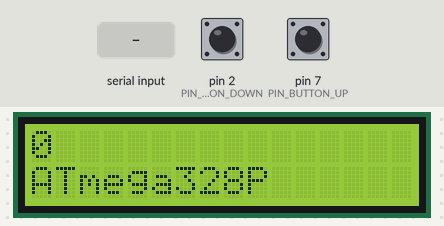
Simulated run of this sketch. Board: Arduino Uno, built with avr-gcc and run on an emulated ATmega328P. On the bench: 16×2 character LCD. The test bench sets the inputs (shaded band); at power-on: pin 2 (PIN_BUTTON_DOWN) HIGH, pin 7 (PIN_BUTTON_UP) HIGH. The modem accepts every AT command (registered, SIM ready, sends succeed) and sends nothing else; what the sketch prints to the serial monitor is not drawn.

Above: at 1.2 s.
1.3 s: pin 2 (PIN_BUTTON_DOWN) pulled LOW for 0.15 s
At 1.9 s:
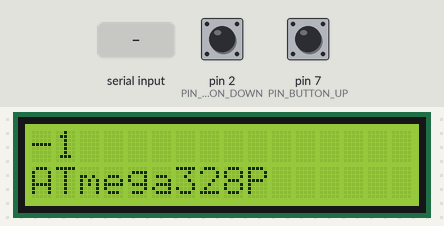
2.9 s: "90,45;" received over the second serial link
At 4.3 s:
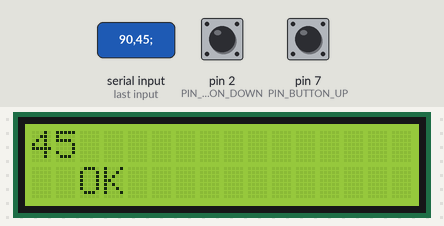
5.4 s: pin 7 (PIN_BUTTON_UP) pulled LOW for 0.15 s
At 6.2 s:
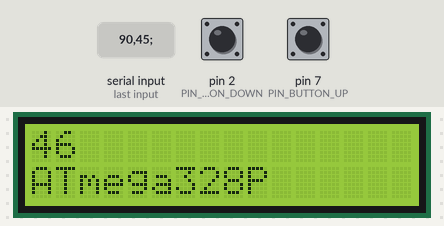
7.0 s: "30,150;" received over the second serial link
At 8.7 s:
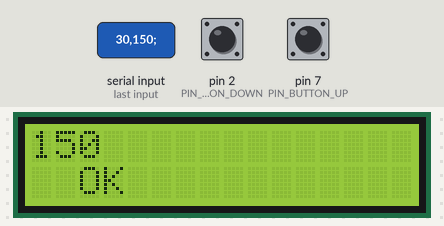
9.5 s: pin 2 (PIN_BUTTON_DOWN) pulled LOW for 1 s
At 10.6 s:
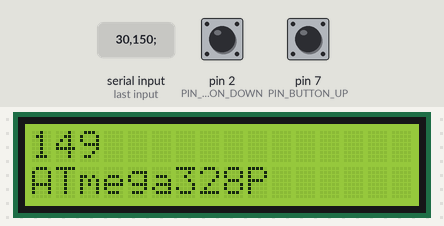
12.0 s: pin 7 (PIN_BUTTON_UP) pulled LOW for 3.2 s
At 14.2 s:
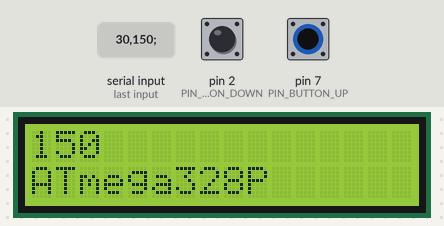
Timing chart, 0 to 15.7 s (numbered marks = the images above; inputs shaded):
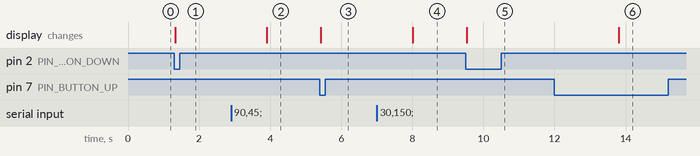

Measured:
- after the input at 1.3 s, the display: changes at once (image 1)
- after the input at 2.9 s, the display: changes after 1.0 s (image 2)
- after the input at 5.4 s, the display: changes at once (image 3)
- after the input at 7.0 s, the display: changes after 1.0 s (image 4)
- after the input at 9.5 s, the display: changes at once (image 5)
- after the input at 12.0 s, the display: changes after 1.8 s (image 6)

The sketch:

main.ino
```cpp
#include "main.h"
#include "Input.h"
#include "Display.h"
#include "Messaging.h"

int counter = 0;

Logger logger = Logger();
Input input = Input();
Display display = Display();
Messaging messaging = Messaging(&logger);

void setup() {
    logger.setup();
    display.setup();
    input.setup();
    messaging.setup();

    display.count(counter, "ATmega328P");
}

void loop() {
    inputCommand();
    messageCommand();
}

void inputCommand() {
    int command = input.read();

    if (command == COMMAND_NONE) return;

    counter += command;
    logger.println("Input:", counter);
    display.count(counter, "ATmega328P");
    messaging.send(command, counter);

    delay(250); // Prevent multiple registrations
}

void messageCommand() {
    String msgDevice;
    int msgCounter;
    int command = messaging.receive(msgDevice, msgCounter);

    if (command == COMMAND_NONE) return;

    counter = msgCounter;

    logger.println("Message:", counter);
    display.count(counter, msgDevice);
}
```

Display.cpp
```cpp
#include "main.h"
#include "Display.h"
#include <LiquidCrystal.h>

LiquidCrystal lcd(
    PIN_LCD_RS,
    PIN_LCD_ENABLE,
    PIN_LCD_D4,
    PIN_LCD_D5,
    PIN_LCD_D6,
    PIN_LCD_D7);

void Display::setup() {
    pinMode(PIN_LCD_RS, OUTPUT);
    pinMode(PIN_LCD_ENABLE, OUTPUT);
    pinMode(PIN_LCD_D4, OUTPUT);
    pinMode(PIN_LCD_D5, OUTPUT);
    pinMode(PIN_LCD_D6, OUTPUT);
    pinMode(PIN_LCD_D7, OUTPUT);

    lcd.begin(LCD_NUM_COLUMNS, LCD_NUM_ROWS);
    lcd.noCursor();
}

void Display::count(int counter, String device) {
    lcd.clear();
    lcd.setCursor(0, 0);
    lcd.print(counter);
    lcd.setCursor(0, 1);
    lcd.print(device);
}

void Display::set(int counter) {
    lcd.clear();
    lcd.print(counter);
}
```

Display.h
```cpp
#ifndef __Display_h
#define __Display_h

class Display {
    public:
        void setup();
        void count(int counter, String device);
        void set(int counter);
};

#endif
```

Input.cpp
```cpp
#include "main.h"
#include "Input.h"

void Input::setup() {
    pinMode(PIN_BUTTON_UP, INPUT_PULLUP);
    pinMode(PIN_BUTTON_DOWN, INPUT_PULLUP);
}

int Input::read() {
    if (digitalRead(PIN_BUTTON_UP) == 0) {
        return COMMAND_UP;
    }

    if (digitalRead(PIN_BUTTON_DOWN) == 0) {
        return COMMAND_DOWN;
    }

    return COMMAND_NONE;
}
```

Input.h
```cpp
#ifndef __Input_h
#define __Input_h

class Input {
    public:
        void setup();
        int read();
};

#endif
```

Logger.cpp
```cpp
#include "main.h"
#include "Logger.h"

void Logger::setup() {
    Serial.begin(115200);
    println("Sketch:", __FILE__);
    println("Uploaded:", __DATE__);
    blankln();
}

void Logger::println(String value) {
    Serial.println(value);
}

void Logger::println(String label, String value)
{
    Serial.print(label);
    for (int i = 0; i < 16 - label.length(); i++) {
        Serial.print(" ");
    }
    Serial.println(value);
}

void Logger::println(String label, int value) {
    println(label, String(value));
}


void Logger::blankln() {
    Serial.println("");
}
```

Logger.h
```cpp
#ifndef __Logger_h
#define __Logger_h

class Logger {
    public:
        void setup();
        void println(String value);
        void println(String label, String value);
        void println(String label, int value);
        void blankln();
};

#endif
```

Messaging.cpp
```cpp
#include "main.h"
#include "Messaging.h"

#include <AltSoftSerial.h>
AltSoftSerial btSerial;


Messaging::Messaging(Logger* logger) {
    _logger = logger;
}

void Messaging::setup() {
    btSerial.begin(9600);
    _logger->println("BTserial started at 9600");
}

int Messaging::receive(String &device, int &counter) {
    if (btSerial.available() > 0) {
        device = btSerial.readStringUntil(';');
        if (device.length() == 0) return COMMAND_NONE;

        _logger->println("MsgDevice:", device);

        int command = btSerial.parseInt();
        _logger->println("MsgCommand:", command);
        btSerial.read(); // ';'
        counter = btSerial.parseInt();
        _logger->println("MsgCounter:", counter);
        btSerial.readString(); // '\r\n'

        return command;
    }

    return COMMAND_NONE;
}

void Messaging::send(int command, int counter) {
    char buffer[16];
    int bufferLength = sprintf(buffer, "ATmega328P;%i;%i\r\n", command, counter);
    btSerial.write(buffer, bufferLength);

    _logger->println("BT Send;", String(buffer));
}
```

Messaging.h
```cpp
#ifndef __Messaging_h
#define __Messaging_h

class Messaging {
    public:
        Messaging(Logger* logger);
        void setup();
        int receive(String &device, int &counter);
        void send(int command, int counter);
    private:
        Logger* _logger;
};

#endif
```

main.h
```cpp
#ifndef __Main_h
#define __Main_h

#include <arduino.h>
#include "Logger.h"

enum {
    PIN_BUTTON_DOWN = 2,
    PIN_BUTTON_UP = 7,

    PIN_LCD_RS = A5,
    PIN_LCD_ENABLE = A4,
    PIN_LCD_D4 = A3,
    PIN_LCD_D5 = A2,
    PIN_LCD_D6 = A1,
    PIN_LCD_D7 = A0,

    PIN_BTSERIAL_RX = 8, // Hardcoded in serial library
    PIN_BTSERIAL_TX = 9 // Hardcoded in serial library
};

enum {
    COMMAND_DOWN = -1,
    COMMAND_NONE = 0,
    COMMAND_UP = 1
};

enum {
    LCD_NUM_COLUMNS = 16,
    LCD_NUM_ROWS = 2
};

#endif
```
